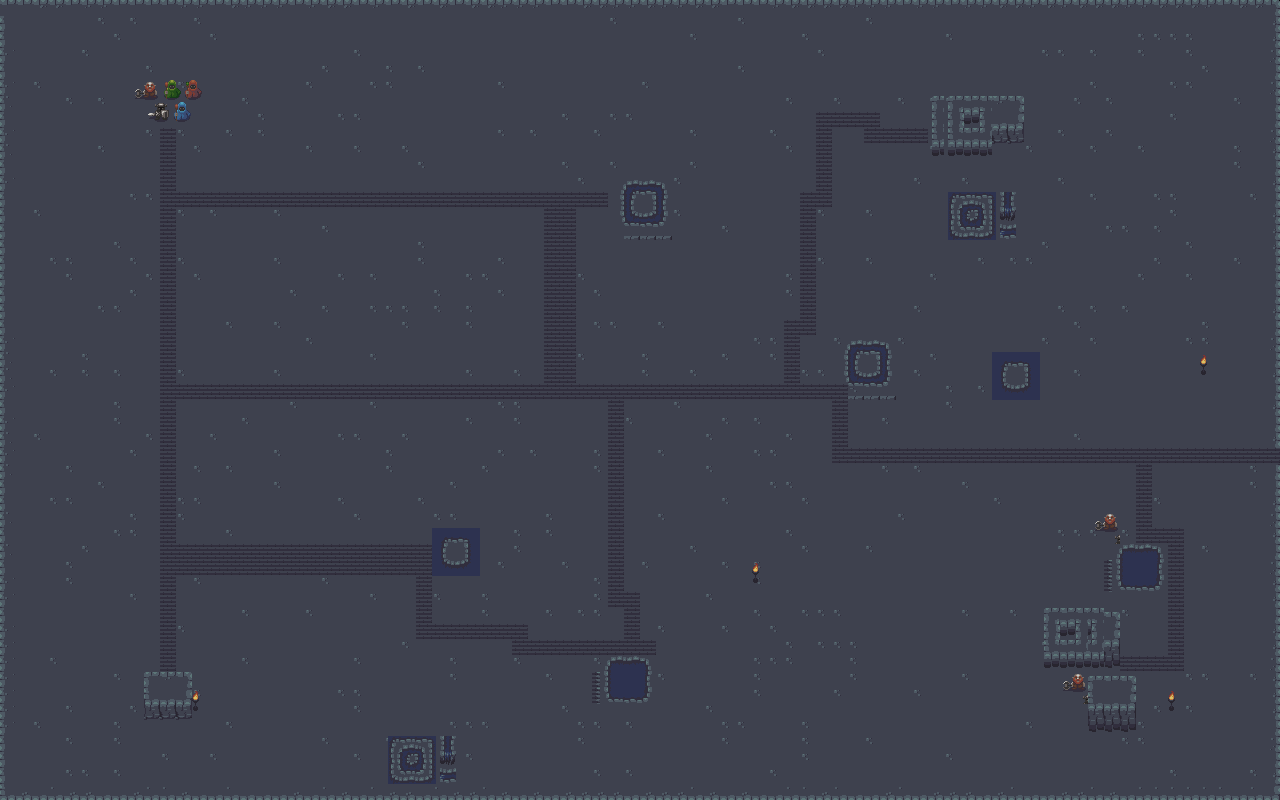

Tiled map render using the project's own tile images. Description and the map definition, with tile-layer contents summarised, below:
An orthogonal 80x50 tile map with 16x16 px tiles, 2 tile layers (Tile Layer 1, Tile Layer 2) and 15 objects.

<map version="1.10" tiledversion="1.10.2" orientation="orthogonal" renderorder="right-down" width="80" height="50" tilewidth="16" tileheight="16" infinite="0" nextlayerid="4" nextobjectid="16">
 <tileset firstgid="1" source="dungeon_tiles.tsx" />
 <objectgroup id="3" name="Object Layer 1">
  <object id="1" x="132.504" y="81.375" width="74.8938" height="41.7677" />
  <object id="2" x="620.034" y="179.313" width="55.4502" height="65.5321" />
  <object id="3" x="929.691" y="95.0575" width="97.9381" height="61.2113" />
  <object id="4" x="937.613" y="188.675" width="92.8971" height="54.01" />
  <object id="5" x="846.876" y="343.503" width="56.1704" height="56.1704" />
  <object id="6" x="990.183" y="347.104" width="53.2898" height="59.771" />
  <object id="7" x="1193.98" y="352.145" width="18.0033" height="25.9248" />
  <object id="8" x="1091.72" y="511.294" width="35.2865" height="84.9757" />
  <object id="9" x="1121.97" y="548.741" width="38.8872" height="42.4878" />
  <object id="10" x="1042.75" y="603.471" width="74.8938" height="66.2522" />
  <object id="11" x="1088.12" y="676.925" width="46.8086" height="56.1704" />
  <object id="12" x="387.431" y="737.416" width="74.1737" height="52.5697" />
  <object id="13" x="591.949" y="660.362" width="65.5321" height="43.9281" />
  <object id="14" x="429.199" y="526.417" width="52.5697" height="51.8496" />
  <object id="15" x="135.385" y="668.283" width="66.2522" height="52.5697" />
 </objectgroup>
 <layer id="1" name="Tile Layer 1" width="80" height="50">
  <data>[4000 cells, 4000 non-empty, 24 distinct tile ids]</data>
 </layer>
 <layer id="2" name="Tile Layer 2" width="80" height="50">
  <data>[4000 cells, 493 non-empty, 116 distinct tile ids]</data>
 </layer>
</map>
